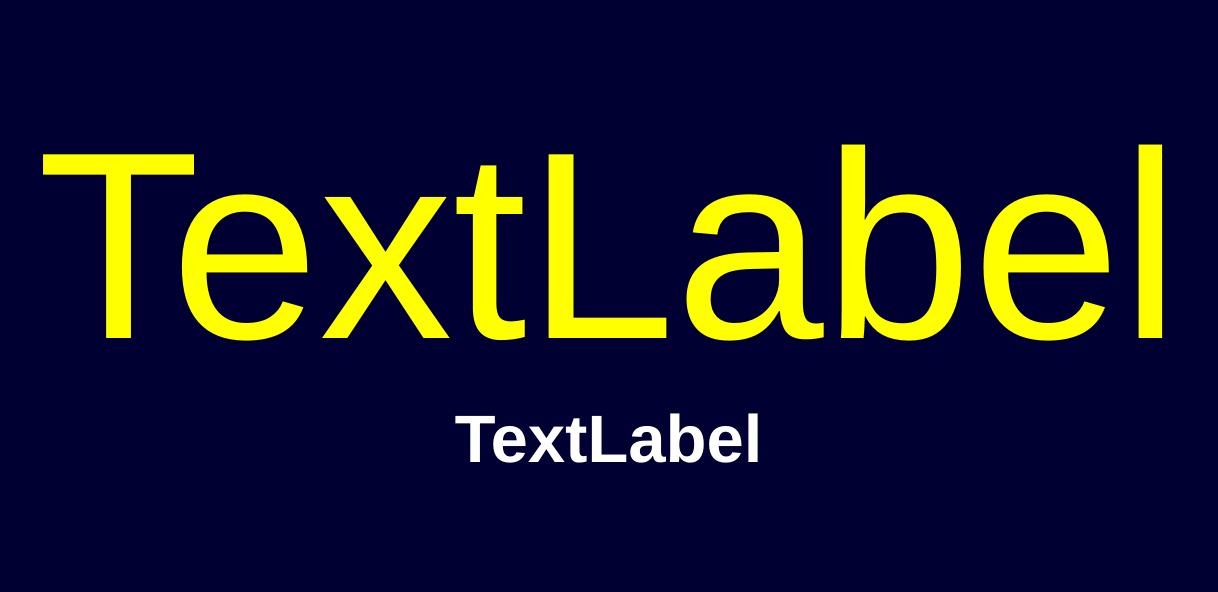
<?xml version="1.0" encoding="UTF-8"?>
<ui version="4.0">
 <class>watch</class>
 <widget class="QWidget" name="watch">
  <property name="enabled">
   <bool>true</bool>
  </property>
  <property name="geometry">
   <rect>
    <x>0</x>
    <y>0</y>
    <width>1218</width>
    <height>592</height>
   </rect>
  </property>
  <property name="sizePolicy">
   <sizepolicy hsizetype="Preferred" vsizetype="Preferred">
    <horstretch>0</horstretch>
    <verstretch>0</verstretch>
   </sizepolicy>
  </property>
  <property name="minimumSize">
   <size>
    <width>700</width>
    <height>500</height>
   </size>
  </property>
  <property name="windowTitle">
   <string>Temporizador Categoria FULL (Version de prueba)</string>
  </property>
  <property name="whatsThis">
   <string/>
  </property>
  <property name="styleSheet">
   <string notr="true">background-color: rgb(0, 0, 50);</string>
  </property>
  <layout class="QGridLayout" name="gridLayout">
   <item row="4" column="1">
    <widget class="QLabel" name="lb_watch">
     <property name="minimumSize">
      <size>
       <width>0</width>
       <height>250</height>
      </size>
     </property>
     <property name="font">
      <font>
       <pointsize>220</pointsize>
      </font>
     </property>
     <property name="styleSheet">
      <string notr="true">color: rgb(255, 255, 0);</string>
     </property>
     <property name="text">
      <string>TextLabel</string>
     </property>
     <property name="alignment">
      <set>Qt::AlignCenter</set>
     </property>
    </widget>
   </item>
   <item row="5" column="1">
    <widget class="QLabel" name="labelEstado">
     <property name="font">
      <font>
       <pointsize>50</pointsize>
       <weight>75</weight>
       <bold>true</bold>
      </font>
     </property>
     <property name="styleSheet">
      <string notr="true">color: rgb(255,255,255);</string>
     </property>
     <property name="text">
      <string>TextLabel</string>
     </property>
     <property name="alignment">
      <set>Qt::AlignCenter</set>
     </property>
    </widget>
   </item>
   <item row="7" column="2">
    <spacer name="horizontalSpacer_2">
     <property name="orientation">
      <enum>Qt::Horizontal</enum>
     </property>
     <property name="sizeHint" stdset="0">
      <size>
       <width>40</width>
       <height>20</height>
      </size>
     </property>
    </spacer>
   </item>
   <item row="7" column="0">
    <spacer name="horizontalSpacer_3">
     <property name="orientation">
      <enum>Qt::Horizontal</enum>
     </property>
     <property name="sizeHint" stdset="0">
      <size>
       <width>40</width>
       <height>20</height>
      </size>
     </property>
    </spacer>
   </item>
   <item row="6" column="1">
    <spacer name="verticalSpacer_2">
     <property name="orientation">
      <enum>Qt::Vertical</enum>
     </property>
     <property name="sizeHint" stdset="0">
      <size>
       <width>20</width>
       <height>40</height>
      </size>
     </property>
    </spacer>
   </item>
   <item row="0" column="1">
    <spacer name="verticalSpacer">
     <property name="orientation">
      <enum>Qt::Vertical</enum>
     </property>
     <property name="sizeHint" stdset="0">
      <size>
       <width>20</width>
       <height>40</height>
      </size>
     </property>
    </spacer>
   </item>
  </layout>
 </widget>
 <resources/>
 <connections/>
</ui>
